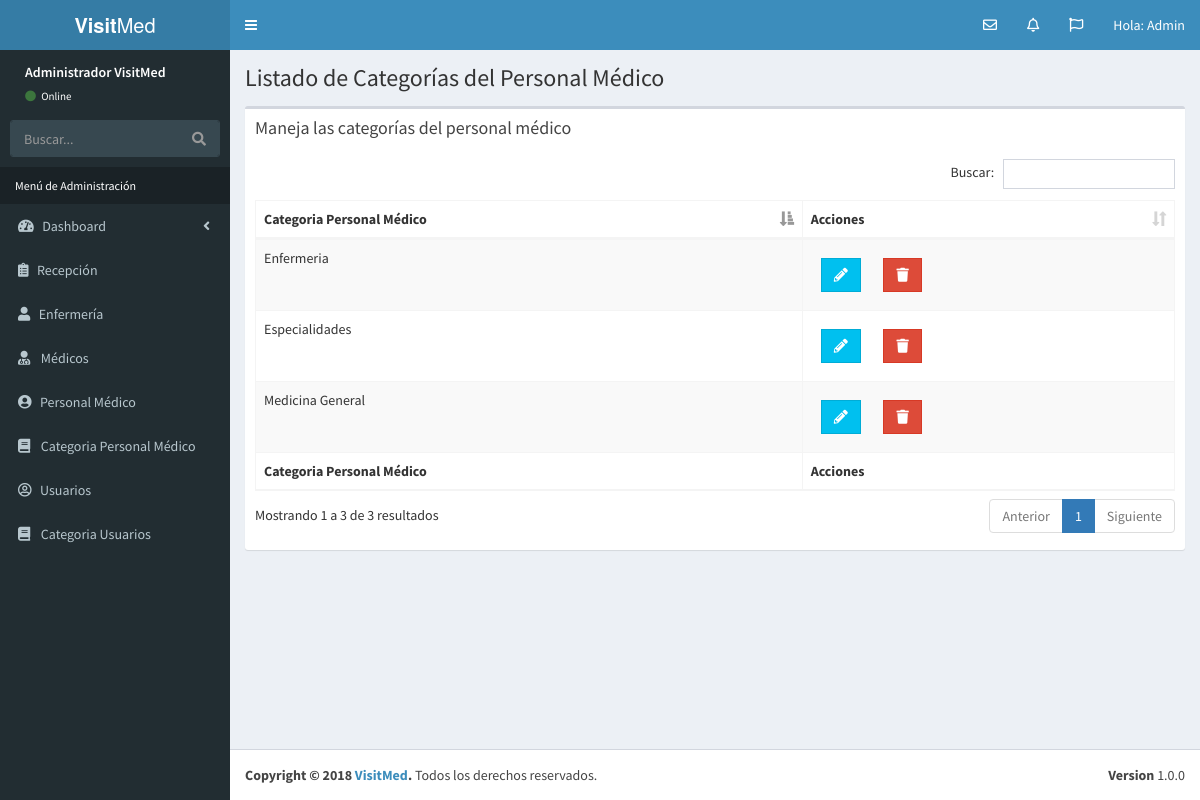
The page /lista_categoria_medica.php (signed in) on the database as committed earlier.
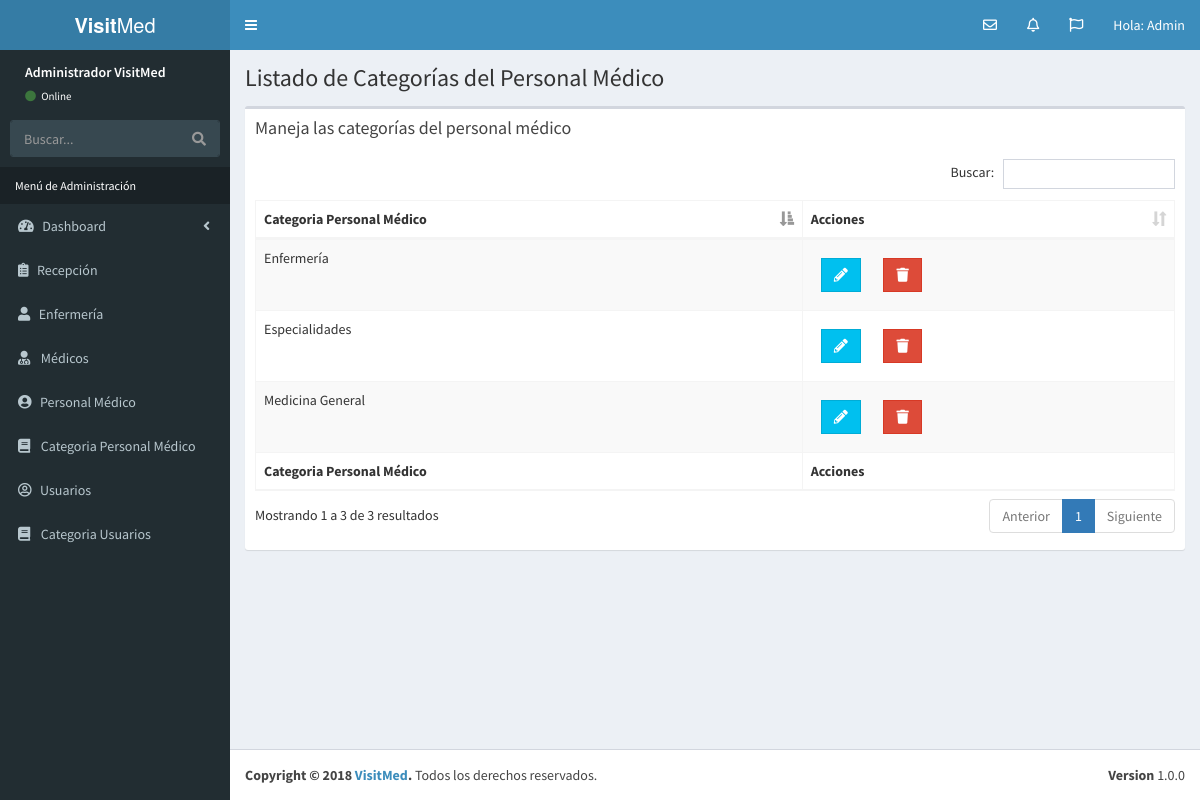
The same page on the database as committed later.
### tables this page shows
CREATE TABLE `categoria_personal_medico` (
  `id_categoria_personal_medico` tinyint(10) NOT NULL,
  `cat_personal_medico` varchar(50) NOT NULL,
  `editado` datetime NOT NULL
);

### lista_categoria_medica.php (the view, shortened to what this page needs)
<?php
      include_once 'funciones/funciones.php';
      include_once 'templates/header.php';
      include_once 'templates/barra.php';
      include_once 'templates/navegacion.php';
?>
  <div class="content-wrapper">
    <section class="content-header">
          <h1>
            Listado de Categorías del Personal Médico
          </h1>
    </section>
   <section class="content">
      <div class="row">
        <div class="col-xs-12">
          <div class="box">
            <div class="box-header">
              <h3 class="box-title">Maneja las categorías del personal médico</h3>
            </div>
            <div class="box-body">
              <table id="registros" class="table table-bordered table-striped">
                <thead>
                <tr>
                  <th>Categoria Personal Médico</th>
                  <th>Acciones</th>
                </tr>
                </thead>
                <tbody>
                    <?php
                     try {
                        $sql = "SELECT * FROM categoria_personal_medico";
                        $resultado = $conn->query($sql);
                     } catch (Exception $e) {
                        $error = $e->getMessage();
                        echo $error;
                     }
                     while($categoria_medica = $resultado->fetch_assoc() ) { ?>
                          <tr>
                              <td><?php echo $categoria_medica['cat_personal_medico']; ?></td>
                              <td>
                                <a href="editar_categoria_medica.php?id=<?php echo $categoria_medica['id_categoria_personal_medico']; ?>" class="btn btn-info btn-flat margin ">
                                    <i class="fas fa-pencil-alt"></i>
                                </a>
                                <a href="#" data-id="<?php echo $categoria_medica['id_categoria_personal_medico']; ?>" data-tipo="categoria_medica" class="btn btn-danger btn-flat margin borrar_registro">
                                    <i class="fa fa-trash"></i>
                                </a>
                              </td>
                          </tr>
                     <?php } ?>
                </tbody>
                <tfoot>
                <tr>
                  <th>Categoria Personal Médico</th>
                  <th>Acciones</th>
                </tr>
                </tfoot>
              </table>
            </div>
          </div>
        </div>
      </div>
    </section>
  </div>
  <?php
        include_once 'templates/footer.php';
  ?>

### templates/header.php (shortened to what this page needs)
<!DOCTYPE html>
<html>
<head>
  <link rel="stylesheet" href="css/bootstrap.min.css">
  <link rel="stylesheet" href="css/select2.min.css">
  <link rel="stylesheet" href="css/font-awesome.min.css">
  <link rel="stylesheet" href="css/ionicons.min.css">
  <link rel="stylesheet" href="css/dataTables.bootstrap.min.css">
  <link rel="stylesheet" href="css/AdminLTE.min.css">
  <link rel="stylesheet" href="css/skins/_all-skins.min.css">
  <link rel="stylesheet" href="css/sweetalert2.all.min.css">
  <link rel="stylesheet" href="css/admin.css">
  <link rel="stylesheet" href="https://use.fontawesome.com/releases/v5.4.2/css/all.css">
</head>

### templates/barra.php (shortened to what this page needs)
<body class="hold-transition skin-blue sidebar-mini">
<div class="wrapper">
  <header class="main-header">
    <a href="#" class="logo">
      <span class="logo-lg"><b>Visit</b>Med</span>
    </a>
    <nav class="navbar navbar-static-top">
      <a href="#" class="sidebar-toggle" data-toggle="push-menu" role="button">
      </a>
      <div class="navbar-custom-menu">
        <ul class="nav navbar-nav">
                            <li class="dropdown messages-menu">
                              <a href="#" class="dropdown-toggle" data-toggle="dropdown">
                                <i class="far fa-envelope"></i>
                              </a>
                            </li>
                            <li class="dropdown notifications-menu">
                              <a href="#" class="dropdown-toggle" data-toggle="dropdown">
                                <i class="far fa-bell"></i>
                              </a>
                            </li>
                            <li class="dropdown tasks-menu">
                              <a href="#" class="dropdown-toggle" data-toggle="dropdown">
                                <i class="far fa-flag"></i>
                              </a>
                            </li>
          <li class="dropdown user user-menu">
            <a href="#" class="dropdown-toggle" data-toggle="dropdown">
              <span class="hidden-xs">Hola: Admin</span>
            </a>
          </li>
        </ul>
      </div>
    </nav>
  </header>

### templates/navegacion.php (shortened to what this page needs)
<aside class="main-sidebar">
  <section class="sidebar">
    <div class="user-panel">
      <div class="info">
        <p>Administrador VisitMed</p>
        <a href="#"><i class="fa fa-circle text-success"></i> Online</a>
      </div>
    </div>
    <form action="#" method="get" class="sidebar-form">
      <div class="input-group">
        <input type="text" name="q" class="form-control" placeholder="Buscar...">
        <span class="input-group-btn">
              <button type="submit" name="search" id="search-btn" class="btn btn-flat"><i class="fa fa-search"></i>
              </button>
            </span>
      </div>
    </form>
    <ul class="sidebar-menu" data-widget="tree">
      <li class="header">Menú de Administración</li>
      <li class="treeview">
        <a href="#">
          <i class="fas fa-tachometer-alt"></i>&nbsp;&nbsp; <span>Dashboard</span>
          <span class="pull-right-container">
            <i class="fa fa-angle-left pull-right"></i>
          </span>
        </a>
      </li>
      <li class="treeview">
        <a href="#">
        <i class="fas fa-clipboard-list" aria-hidden="true"></i>&nbsp;&nbsp;
          <span>Recepción</span>
        </a>
      </li>
      <li class="treeview">
        <a href="#">
          <i class="fas fa-user" aria-hidden="true"></i>&nbsp;&nbsp;
          <span>Enfermería</span>
        </a>
      </li>
      <li class="treeview">
        <a href="#">
        <i class="fa fa-user-md" aria-hidden="true"></i>
          <span>Médicos</span>
        </a>
      </li>
      <li class="treeview">
        <a href="#">
          <i class="fas fa-user-circle"></i>&nbsp;&nbsp;
          <span>Personal Médico</span>
        </a>
      </li>
      <li class="treeview">
        <a href="#">
          <i class="fa fa-book"></i>
          <span>Categoria Personal Médico</span>
        </a>
      </li>
      <li class="treeview">
        <a href="#">
          <i class="far fa-user-circle"></i>&nbsp;&nbsp;
          <span>Usuarios</span>
        </a>
      </li>
      <li class="treeview">
        <a href="#">
          <i class="fa fa-book"></i>
          <span>Categoria Usuarios</span>
        </a>
      </li>
    </ul>
  </section>
</aside>

### templates/footer.php (shortened to what this page needs)
  <footer class="main-footer">
    <div class="pull-right hidden-xs">
      <b>Version</b> 1.0.0
    </div>
    <strong>Copyright &copy; 2018 <a href="#">VisitMed</a>.</strong> Todos los derechos reservados.
  </footer>
  </div>
</body>
</html>

### css/admin.css (style rules this page uses)
.user-panel { height: 60px; }
.user-panel>.info { position: relative; left: auto; }
.skin-blue .sidebar-menu>li.header { color: white; }

Rows that differ between the two databases and show on the page:
changed categoria_personal_medico: cat_personal_medico "Enfermeria" → "Enfermería"
